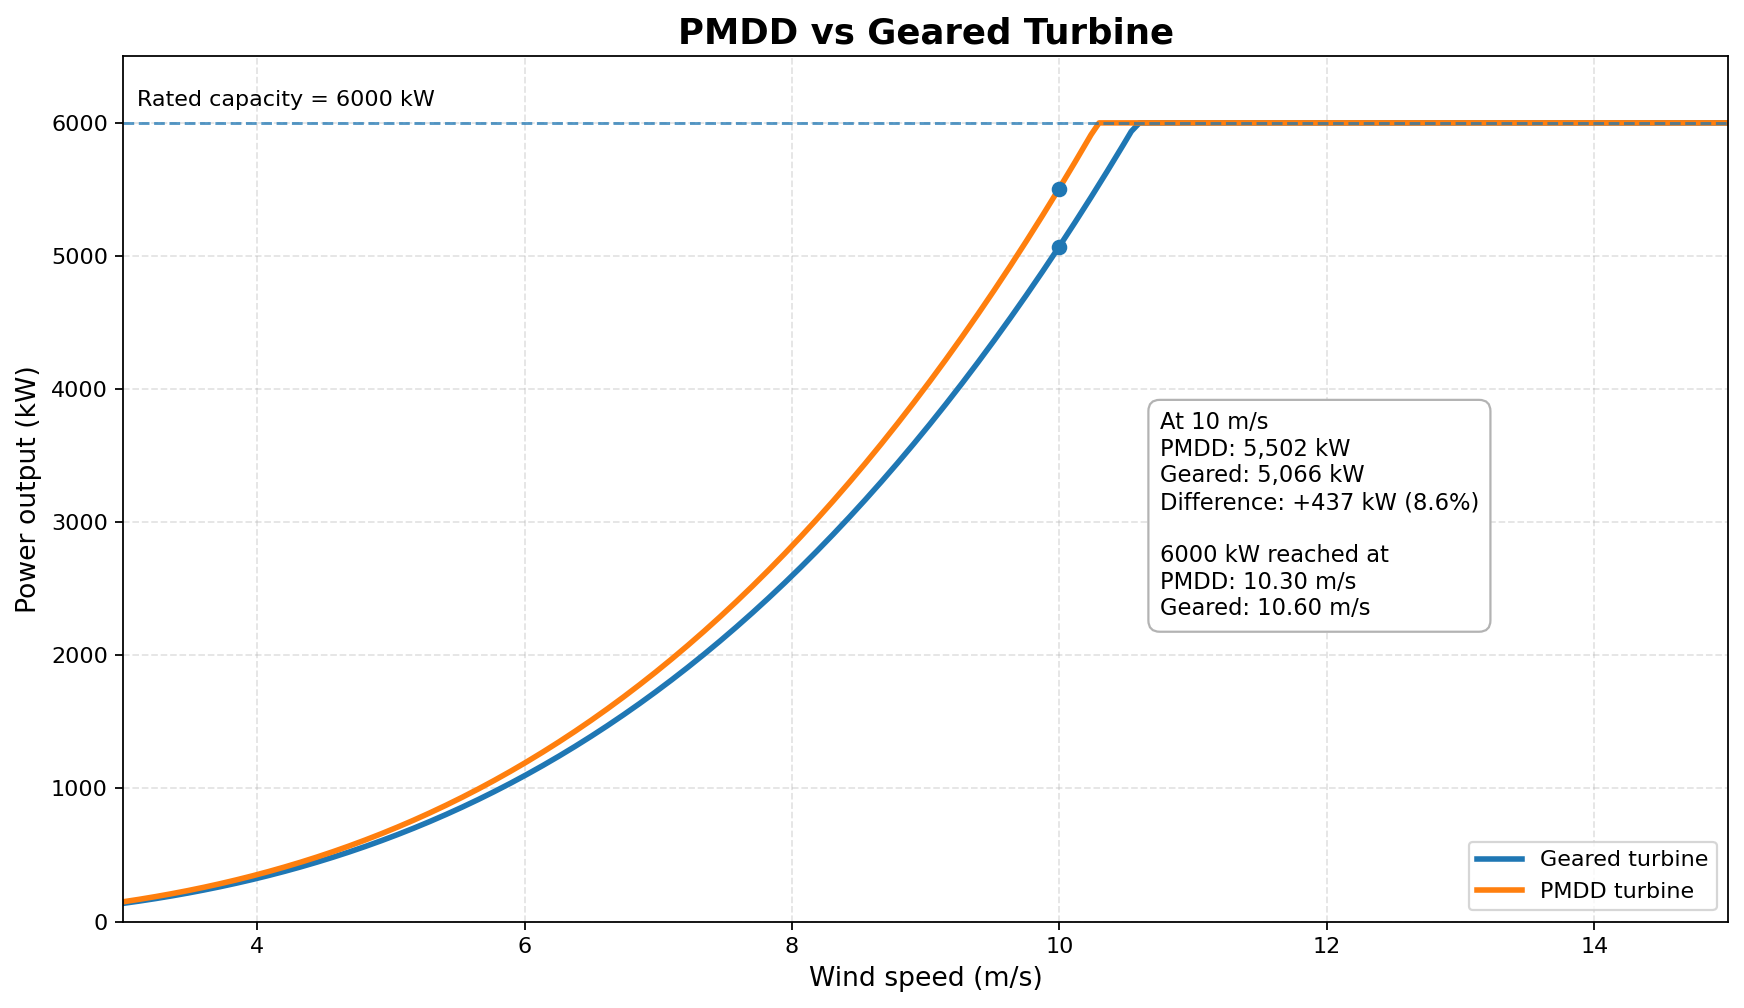

This figure's Python source:
import numpy as np
import matplotlib.pyplot as plt

air_density = 1.225
power_coefficient = 0.45
blade_length = 81
rated_power = 6000
rotor_area = np.pi * blade_length**2
wind_speed = np.linspace(3, 15, 200)

geared_efficiency = 0.94 * 0.95
pmdd_efficiency = 1.00 * 0.97

wind_power = 0.5 * air_density * rotor_area * wind_speed**3 * power_coefficient

geared_raw = wind_power * geared_efficiency / 1000
pmdd_raw = wind_power * pmdd_efficiency / 1000

geared_power = np.clip(geared_raw, 0, rated_power)
pmdd_power = np.clip(pmdd_raw, 0, rated_power)

compare_speed = 10
i = np.argmin(np.abs(wind_speed - compare_speed))
geared_10 = geared_power[i]
pmdd_10 = pmdd_power[i]
difference = pmdd_10 - geared_10
difference_pct = difference / geared_10 * 100

geared_rated = wind_speed[np.where(geared_power >= rated_power)[0][0]]
pmdd_rated = wind_speed[np.where(pmdd_power >= rated_power)[0][0]]

plt.figure(figsize=(11, 6.4), dpi=160)
plt.plot(wind_speed, geared_power, linewidth=2.5, label="Geared turbine")
plt.plot(wind_speed, pmdd_power, linewidth=2.5, label="PMDD turbine")
plt.axhline(rated_power, linestyle="--", linewidth=1.3, alpha=0.75)
plt.scatter([compare_speed, compare_speed], [geared_10, pmdd_10], s=36, zorder=5)

plt.text(3.1, 6125, "Rated capacity = 6000 kW", fontsize=10)

summary = (
    f"At 10 m/s\n"
    f"PMDD: {pmdd_10:,.0f} kW\n"
    f"Geared: {geared_10:,.0f} kW\n"
    f"Difference: +{difference:,.0f} kW ({difference_pct:.1f}%)\n\n"
    f"6000 kW reached at\n"
    f"PMDD: {pmdd_rated:.2f} m/s\n"
    f"Geared: {geared_rated:.2f} m/s"
)
plt.text(
    10.75, 2300, summary, fontsize=10.2,
    bbox=dict(boxstyle="round,pad=0.5", facecolor="white", edgecolor="0.7")
)

plt.title("PMDD vs Geared Turbine", fontsize=16, weight="bold")
plt.xlabel("Wind speed (m/s)", fontsize=12)
plt.ylabel("Power output (kW)", fontsize=12)
plt.xlim(3, 15)
plt.ylim(0, 6500)
plt.grid(True, linestyle="--", alpha=0.35)
plt.legend(loc="lower right")
plt.tight_layout()
plt.savefig("PMDD_vs_Geared.png", bbox_inches="tight")
plt.close()
